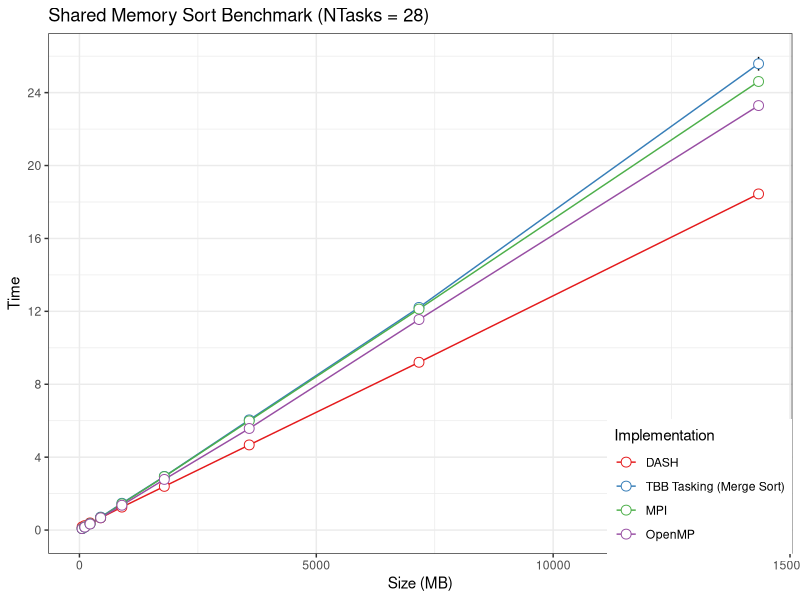
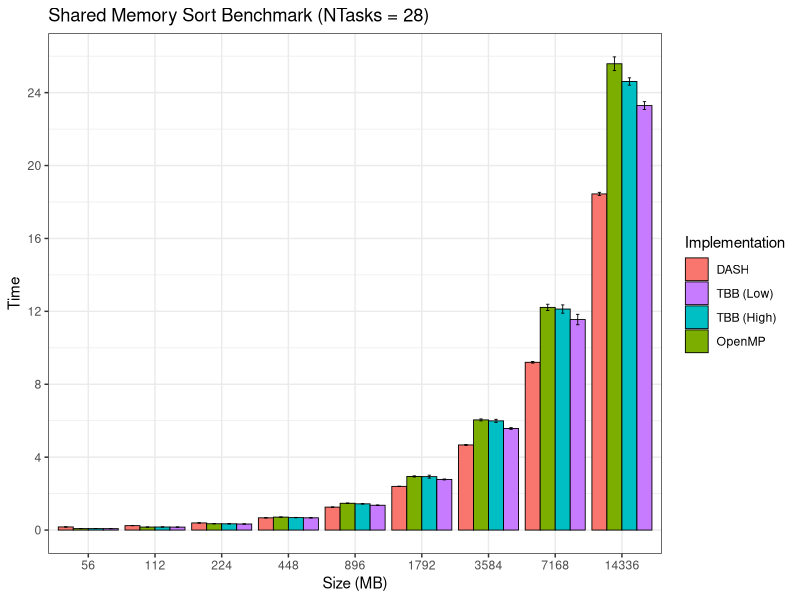
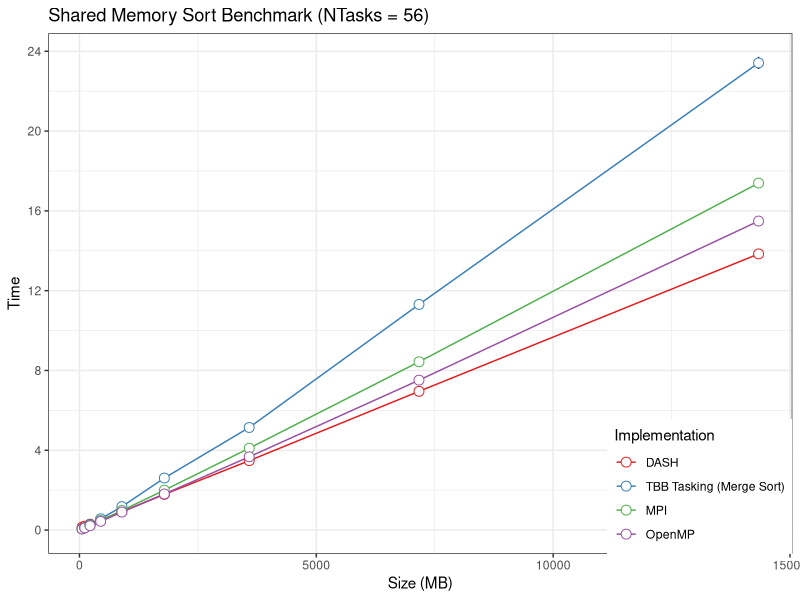
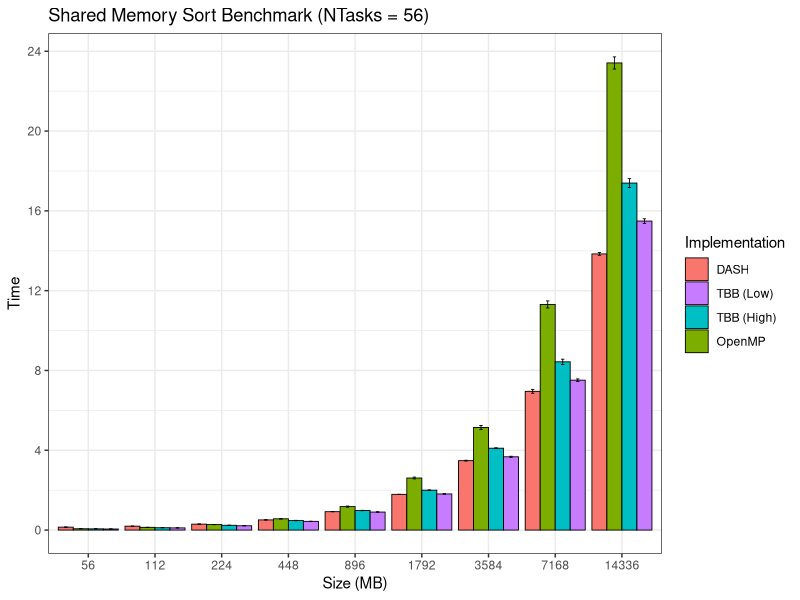

R code for these plots, in order:
library(dplyr)
library(ggplot2)

## Summarizes data.
## Gives count, mean, standard deviation, standard error of the mean, and
## confidence interval (default 95%).
##   data: a data frame.
##   measurevar: the name of a column that contains the variable to be summariezed
##   groupvars: a vector containing names of columns that contain grouping variables
##   na.rm: a boolean that indicates whether to ignore NA's
##   conf.interval: the percent range of the confidence interval (default is 95%)
summarySE <- function(data=NULL, measurevar, groupvars=NULL, na.rm=FALSE,
                      conf.interval=.95, .drop=TRUE) {
    # New version of length which can handle NA's: if na.rm==T, don't count them
    length2 <- function (x, na.rm=FALSE) {
        if (na.rm) sum(!is.na(x))
        else       length(x)
    }

    # This does the summary. For each group's data frame, return a vector with
    # N, mean, and sd
    datac <- plyr::ddply(data, groupvars, .drop=.drop,
                         .fun = function(xx, col) {
                             c(N    = length2(xx[[col]], na.rm=na.rm),
                               mean = mean   (xx[[col]], na.rm=na.rm),
                               sd   = sd     (xx[[col]], na.rm=na.rm),
                               min  = min    (xx[[col]], na.rm=na.rm),
                               max  = max    (xx[[col]], na.rm=na.rm)
                               )
                         },
                         measurevar
                         )

    # Rename the "mean" column
    datac <- plyr::rename(datac, c("mean" = measurevar))

    datac$se <- datac$sd / sqrt(datac$N)  # Calculate standard error of the mean

    # Confidence interval multiplier for standard error
    # Calculate t-statistic for confidence interval:
    # e.g., if conf.interval is .95, use .975 (above/below), and use df=N-1
    ciMult <- qt(conf.interval/2 + .5, datac$N-1)
    datac$ci <- datac$se * ciMult

    return(datac)
}

plotLineChart <- function(data, title="") {

# The errorbars overlapped, so use position_dodge to move them horizontally
    pd <- position_dodge(0.1) # move them .05 to the left and right

    ggplot(data, aes(x=Size, y=Time, colour=Test.Case, group=Test.Case)) +
        geom_errorbar(aes(ymin=Time-ci, ymax=Time+ci), colour="black", width=.1, position=pd) +
        geom_line(position=pd) +
        geom_point(position=pd, size=3, shape=21, fill="white") + # 21 is filled circle
        xlab("Size (MB)") +
            ylab("Time") +
            scale_colour_brewer(name="Implementation",    # Legend label, use darker colors
                             labels=c("DASH", "TBB Tasking (Merge Sort)",  "MPI", "OpenMP","gomp"),
                             palette="Set1") +
    ggtitle(title) +
        expand_limits(y=0) +                        # Expand y range
        scale_y_continuous(breaks=0:20*4) +         # Set tick every 4
        scale_x_continuous() +         # Set tick every 4
            theme_bw() +
                theme(legend.justification=c(1,0),
                      legend.position=c(1,0))               # Position legend in bottom right

}

plotBarChart <- function(data, title="") {

    data$Size <- factor(data$Size)

    ggplot(data, aes(x=Size, y=Time, fill=Test.Case)) +
    geom_bar(position=position_dodge(), stat="identity",
             colour="black", # Use black outlines,
             size=.3) +      # Thinner lines
    geom_errorbar(aes(ymin=Time-ci, ymax=Time+ci),
                  size=.3,    # Thinner lines
                  width=.2,
                  position=position_dodge(.9)) +
    xlab("Size (MB)") +
    ylab("Time") +
    scale_fill_hue(name="Implementation", # Legend label, use darker colors
                   breaks=c("dash.x", "tbb-lowlevel.x", "tbb-highlevel.x", "openmp.x"),
                   labels=c("DASH", "TBB (Low)", "TBB (High)", "OpenMP")) +
    ggtitle(title) +
    scale_y_continuous(breaks=0:20*4) +
    theme_bw()
}

summarizeData <- function(rawData) {
    agg <- summarySE(rawData,
                        measurevar="Time",
                        groupvars=c("Size", "Test.Case"),
                        na.rm=TRUE)

    view <- agg %>%
        filter(Size < 25500 &
               (Test.Case == "dash.x" |
                Test.Case == "openmp.x" |
                Test.Case == "tbb-lowlevel.x" |
                Test.Case == "tbb-highlevel.x"))

    return(view)
}

sizeScaling.cores.data <- read.csv("../summary/shared-memory/28tasks-size-scaling.csv", header=TRUE, strip.white=TRUE)
sizeScaling.threads.data <- read.csv("../summary/shared-memory/56tasks-size-scaling.csv", header=TRUE, strip.white=TRUE)

sizeScaling.cores.agg <- summarySE(sizeScaling.cores.data,
                    measurevar="Time",
                    groupvars=c("Size", "Test.Case"),
                    na.rm=TRUE)

sizeScaling.cores.view <- sizeScaling.cores.agg %>%
    filter((Size < 25000) &
            (Test.Case == "dash.x" |
            Test.Case == "openmp.x" |
            Test.Case == "tbb-lowlevel.x" |
            Test.Case == "tbb-highlevel.x"))

sizeScaling.threads.agg <- summarySE(sizeScaling.threads.data,
                    measurevar="Time",
                    groupvars=c("Size", "Test.Case"),
                    na.rm=TRUE)

sizeScaling.threads.agg

sizeScaling.threads.view <- sizeScaling.threads.agg %>%
    filter((Size < 25000) &
           (Test.Case == "dash.x" |
            Test.Case == "openmp.x" |
            Test.Case == "tbb-lowlevel.x" |
            Test.Case == "tbb-highlevel.x"))


pdf(file="size-scaling.pdf")

plotLineChart(sizeScaling.cores.view, "Shared Memory Sort Benchmark (NTasks = 28)")
plotBarChart(sizeScaling.cores.view, "Shared Memory Sort Benchmark (NTasks = 28)")
plotLineChart(sizeScaling.threads.view, "Shared Memory Sort Benchmark (NTasks = 56)")
plotBarChart(sizeScaling.threads.view, "Shared Memory Sort Benchmark (NTasks = 56)")

dev.off()


